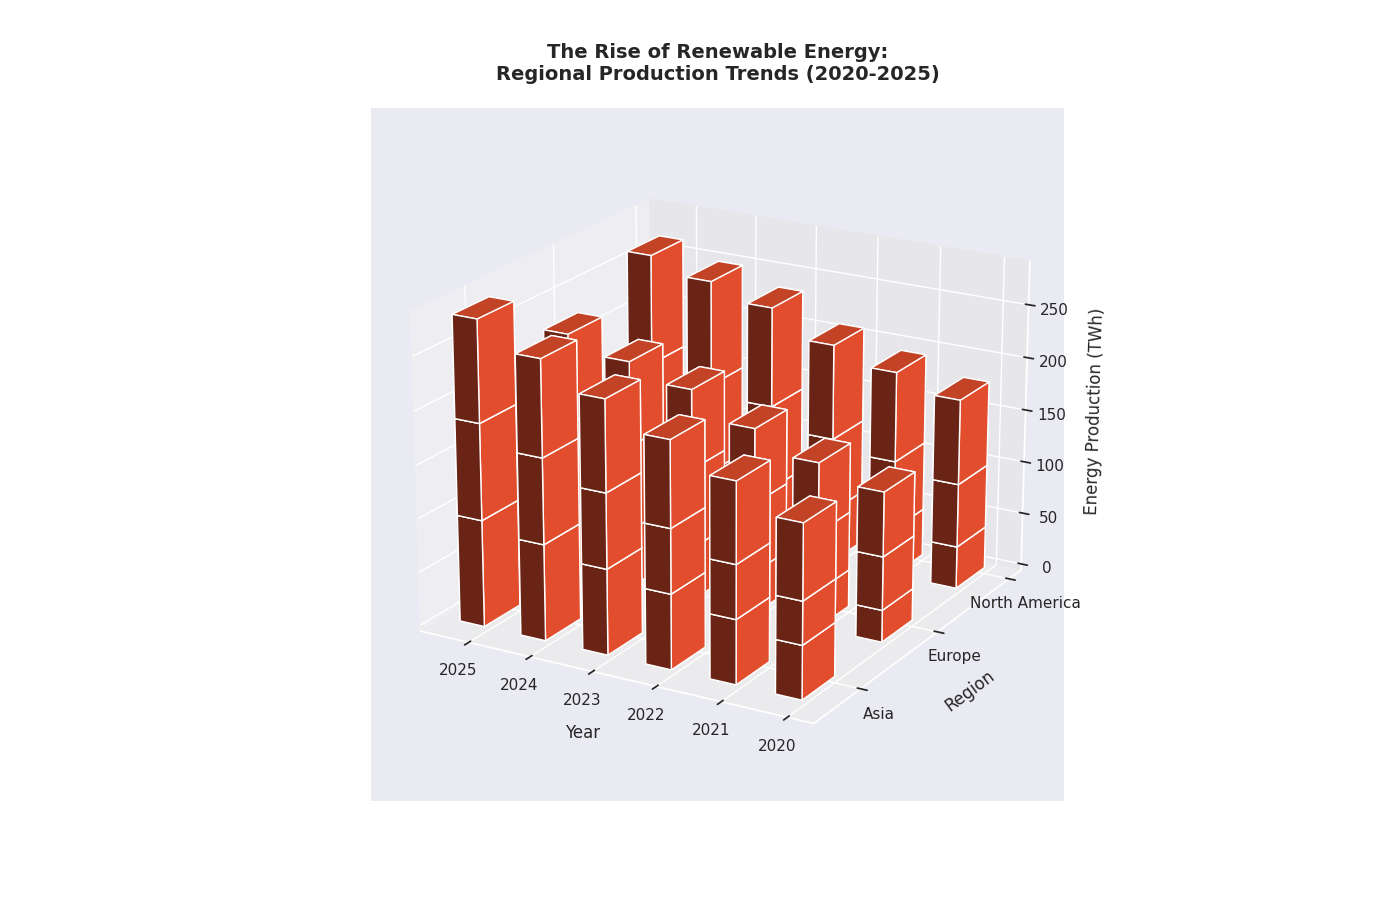

The script that drew this image:
import matplotlib.pyplot as plt
import numpy as np

# Data setup
years = np.array([2020, 2021, 2022, 2023, 2024, 2025])
regions = ['North America', 'Europe', 'Asia']

solar = np.array([
    [40, 45, 50, 60, 65, 70],
    [30, 35, 40, 50, 55, 60],
    [50, 60, 70, 80, 90, 100]
])

wind = np.array([
    [60, 65, 70, 80, 85, 90],
    [50, 55, 65, 75, 80, 85],
    [40, 50, 60, 70, 80, 90]
])

hydro = np.array([
    [80, 85, 90, 95, 100, 105],
    [60, 65, 70, 75, 80, 85],
    [70, 75, 80, 85, 90, 95]
])

fig = plt.figure(figsize=(14, 9))
ax = fig.add_subplot(111, projection='3d')

bar_width = 0.4
bar_depth = 0.4
consistent_color = '#FF5733'

for i, region in enumerate(regions):
    x_positions = np.arange(len(years))
    ax.bar3d(x_positions, i, np.zeros_like(years), bar_width, bar_depth, solar[i], color=consistent_color)
    ax.bar3d(x_positions, i, solar[i], bar_width, bar_depth, wind[i], color=consistent_color)
    ax.bar3d(x_positions, i, solar[i] + wind[i], bar_width, bar_depth, hydro[i], color=consistent_color)

ax.set_xlabel('Year', labelpad=10)
ax.set_ylabel('Region', labelpad=10)
ax.set_zlabel('Energy Production (TWh)', labelpad=10)

ax.set_xticks(np.arange(len(years)))
ax.set_xticklabels(years)
ax.set_yticks(np.arange(len(regions)))
ax.set_yticklabels(regions)

ax.view_init(elev=20, azim=120)

ax.set_title('The Rise of Renewable Energy:\nRegional Production Trends (2020-2025)', pad=20, fontweight='bold', fontsize=14)

plt.tight_layout()
plt.show()
